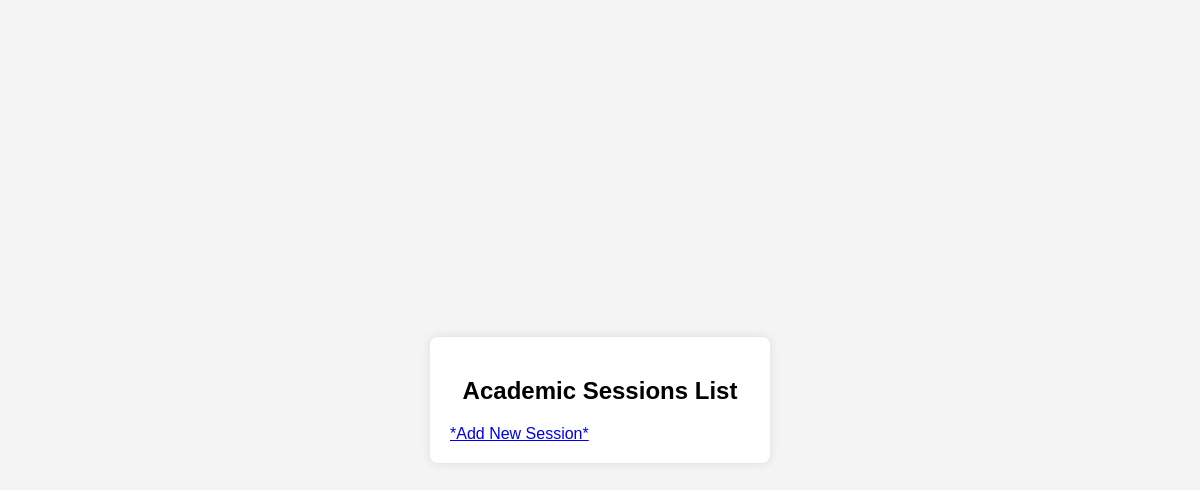
Before: /sessions/session_list/ with the older database file.
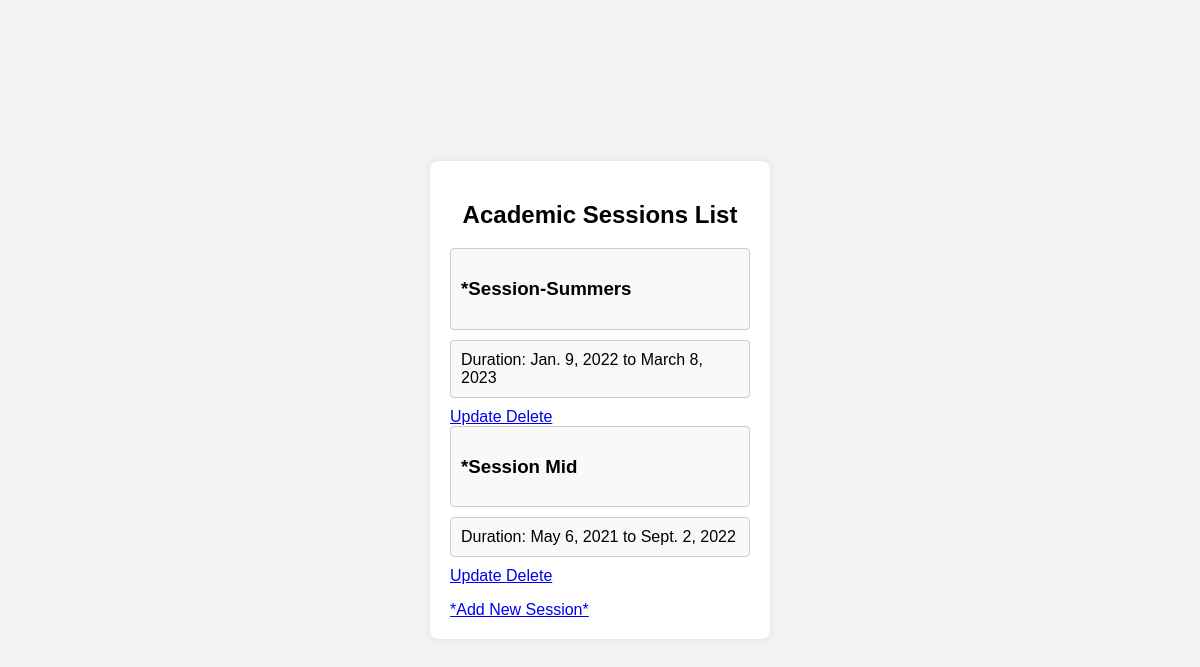
After: the same page with the newer database file.
### academic_session/models.py (models this page shows, shortened)
class AcademicSession(models.Model):
    session_name = models.CharField(max_length=100)
    start_date= models.DateField()
    end_date=models.DateField()

### academic_session/views.py (the view)
# urls.py: path('session_list/', views.SessionList, name='session_list'),
def SessionList(request):
    sessions = AcademicSession.objects.all()
    return render(request, 'session_list.html',{'sessions': sessions})

### templates/session_list.html (shortened to what this page needs)
<!DOCTYPE html>
<html lang="en">
<head>
</head>
<body>
<div class="list-container">
    <h2>Academic Sessions List</h2>
    <ul>
        {% for session in sessions %}
            <li><h3>*{{ session.session_name }}</h3></li>
            <li>Duration: {{session.start_date}} to {{session.end_date}}</li>
            <a href="{% url 'session_update' session.session_name %}" class="btn btn-edit">Update </a>
            <a href="{% url 'session_delete' session.session_name %}" class="btn btn-delete">    Delete</a>
        {% endfor %}
    </ul>
    <a href="{% url 'session_add' %}" class="btn btn-delete">*Add New Session*</a>
</div>
</body>
</html>

### templates/session_list.html (style rules this page uses)
body { font-family: Arial, sans-serif; background-color: #f4f4f4; margin: 0; padding: 0; display: flex; align-items: center; justify-content: center; height: 100vh; }
.list-container { background-color: #fff; border-radius: 8px; box-shadow: 0 0 10px rgba(0, 0, 0, 0.1); padding: 20px; width: 300px; }
h2 { text-align: center; }
ul { list-style-type: none; padding: 0; }
li { margin-bottom: 10px; border: 1px solid #ccc; border-radius: 4px; padding: 10px; background-color: #f9f9f9; }

Changed rows visible on the page:
added AcademicSession: session_name "Session-Summers", start_date "Jan. 9, 2022", end_date "March 8, 2023"
added AcademicSession: session_name "Session Mid", start_date "May 6, 2021", end_date "Sept. 2, 2022"
